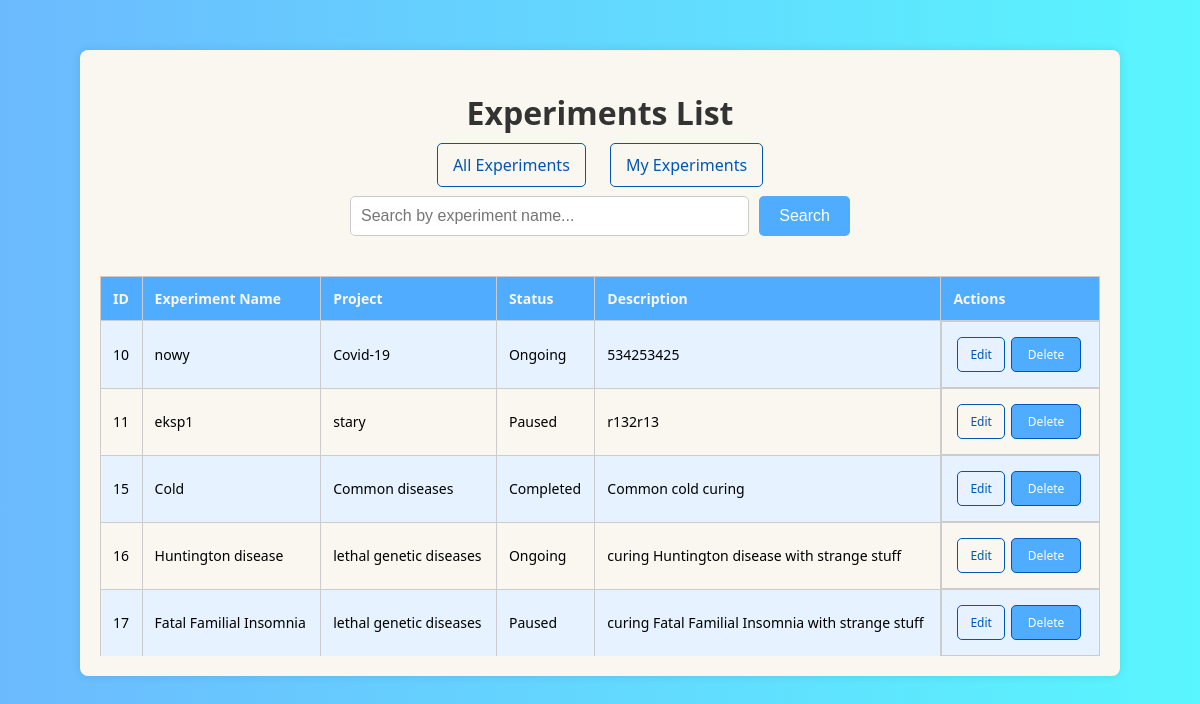
Screenshot of /experiments/ (signed in) with the database file from the repository.
### projekty/models.py (models this page shows, shortened)
class Experiments(models.Model):
    STATUS_CHOICES = (
        ('ongoing', 'Ongoing'),
        ('completed', 'Completed'),
        ('paused', 'Paused'),
    )
    experiment_name = models.CharField(max_length=40)
    project = models.ForeignKey(Projects, on_delete=models.CASCADE)
    employe = models.ManyToManyField(Employes, through='RelationEmployesExperiments')
    patients = models.ManyToManyField('Patients', through='RelationPatientsExperiments')
    status = models.CharField(max_length=10, choices=STATUS_CHOICES, default='ongoing')  # Domyślny status
    description = models.TextField()
    method = models.ForeignKey('Methods', on_delete=models.CASCADE)

class Projects(models.Model):
    STATUS_CHOICES = (
        ('ongoing', 'Ongoing'),
        ('completed', 'Completed'),
        ('paused', 'Paused'),
    )
    project_name = models.CharField(max_length=60)
    team_leader = models.ForeignKey(Employes, on_delete=models.CASCADE, related_name="led_projects", null=True, blank=True)
    workers = models.ManyToManyField(Employes, through='RelationEmployesProjects')
    status = models.CharField(max_length=10, choices=STATUS_CHOICES, default='ongoing')  # Domyślny status
    description = models.TextField()

### projekty/views.py (the view)
# urls.py: path('experiments/', views.experiments_list, name='experiments_list'),
@login_required
def experiments_list(request):
    experiments = Experiments.objects.all()
    query = request.GET.get('q')
    if query:
        experiments = experiments.filter(experiment_name__icontains=query)
    return render(request, 'experiments_list.html', {'experiments': experiments})

### templates/experiments_list.html (shortened to what this page needs)
<!DOCTYPE html>
<html lang="en">
<head>
</head>
<body>
    <div class="table-container">
        <h1>Experiments List</h1>
        <div class="navigation-links">
            <a href="{% url 'experiments_list' %}">All Experiments</a>
            <a href="{% url 'my_experiments' %}">My Experiments</a>
        </div>
        <div class="form-container">
            <form method="get" action="{% url 'experiments_list' %}">
                <input type="text" name="q" placeholder="Search by experiment name...">
                <button type="submit">Search</button>
            </form>
        </div>
        <div class="table-scroll">
            <table>
                <thead>
                    <tr>
                        <th>ID</th>
                        <th>Experiment Name</th>
                        <th>Project</th>
                        <th>Status</th>
                        <th>Description</th>
                        <th>Actions</th>
                    </tr>
                </thead>
                <tbody>
                    {% for experiment in experiments %}
                    <tr>
                        <td>{{ experiment.id }}</td>
                        <td>{{ experiment.experiment_name }}</td>
                        <td>{{ experiment.project.project_name }}</td>
                        <td>{{ experiment.get_status_display }}</td>
                        <td>{{ experiment.description }}</td>
                        <td class="actions">
                            <a href="{% url 'upd_exp' experiment.id %}">Edit</a>
                            <form class="delete-form" action="{% url 'del_exp' experiment.id %}" method="post">
                                <button type="submit" onclick="return confirm('Are you sure you want to delete this record?')">Delete</button>
                            </form>
                        </td>
                    </tr>
                    {% empty %}
                    <tr>
                        <td colspan="6">No experiments found</td>
                    </tr>
                    {% endfor %}
                </tbody>
            </table>
        </div>
    </div>
</body>
</html>

### templates/experiments_list.html (style rules this page uses)
body { font-family: 'Segoe UI', Tahoma, Geneva, Verdana, sans-serif; background: linear-gradient(to right, #4facfed5 0%, #00f1fea6 100%); margin: 0; padding: 0; display: flex; flex-direction: column; align-items: center; min-height: 100vh; }
.table-container { background-color: #faf6f0; padding: 20px; border-radius: 8px; box-shadow: 0 0 10px rgba(0, 0, 0, 0.1); text-align: center; width: 90%; max-width: 1000px; overflow-x: auto; margin-top: 50px; }
h1 { color: #333; margin-bottom: 20px; }
.navigation-links { margin-bottom: 20px; }
.navigation-links a { margin: 0 10px; padding: 10px 15px; text-decoration: none; color: #0056b3; border: 1px solid #0056b3; border-radius: 5px; background-color: transparent; cursor: pointer; transition: background-color 0.3s, color 0.3s; font-family: 'Segoe UI', Tahoma, Geneva, Verdana, sans-serif; }
.form-container { display: flex; justify-content: center; align-items: center; width: 100%; margin-bottom: 20px; }
form { display: flex; width: 100%; max-width: 500px; }
form input[type=text] { flex: 1; padding: 10px; font-size: 16px; border: 1px solid #ccc; border-radius: 5px; margin-right: 10px; box-sizing: border-box; }
form button { padding: 10px 20px; font-size: 16px; background-color: #4facfe; color: #fff; border: none; border-radius: 5px; cursor: pointer; transition: background-color 0.3s ease; }
.table-scroll { overflow-x: auto; max-height: 400px; margin-top: 10px; }
table { width: 100%; border-collapse: collapse; margin-top: 20px; }
th, td { border: 1px solid #ccc; padding: 12px; text-align: left; font-size: 14px; }
th { background-color: #4facfe; color: #faf6f0; }
tr:nth-child(even) { background-color: #faf6f0; }
tr:nth-child(odd) { background-color: #e6f2ff; }
.actions { display: flex; justify-content: center; align-items: center; }
.actions a, .actions button { margin: 3px; padding: 8px 12px; font-size: 12px; text-decoration: none; color: #0056b3; border: 1px solid #0056b3; border-radius: 5px; background-color: transparent; cursor: pointer; transition: background-color 0.3s, color 0.3s; font-family: 'Segoe UI', Tahoma, Geneva, Verdana, sans-serif; display: inline-block; }
.actions button { background-color: #4facfe; color: #fff; padding: 8px 16px; }
.delete-form { margin: 0; }

### rows the page displays
Experiments: id "10", experiment_name "nowy", project.project_name "Covid-19", status "Ongoing", description "534253425"
Experiments: id "11", experiment_name "eksp1", project.project_name "stary", status "Paused", description "r132r13"
Experiments: id "15", experiment_name "Cold", project.project_name "Common diseases", status "Completed", description "Common cold curing"
Experiments: id "16", experiment_name "Huntington disease", project.project_name "lethal genetic diseases", status "Ongoing", description "curing Huntington disease with strange stuff"
Experiments: id "17", experiment_name "Fatal Familial Insomnia", project.project_name "lethal genetic diseases", status "Paused", description "curing Fatal Familial Insomnia with strange stuff"
